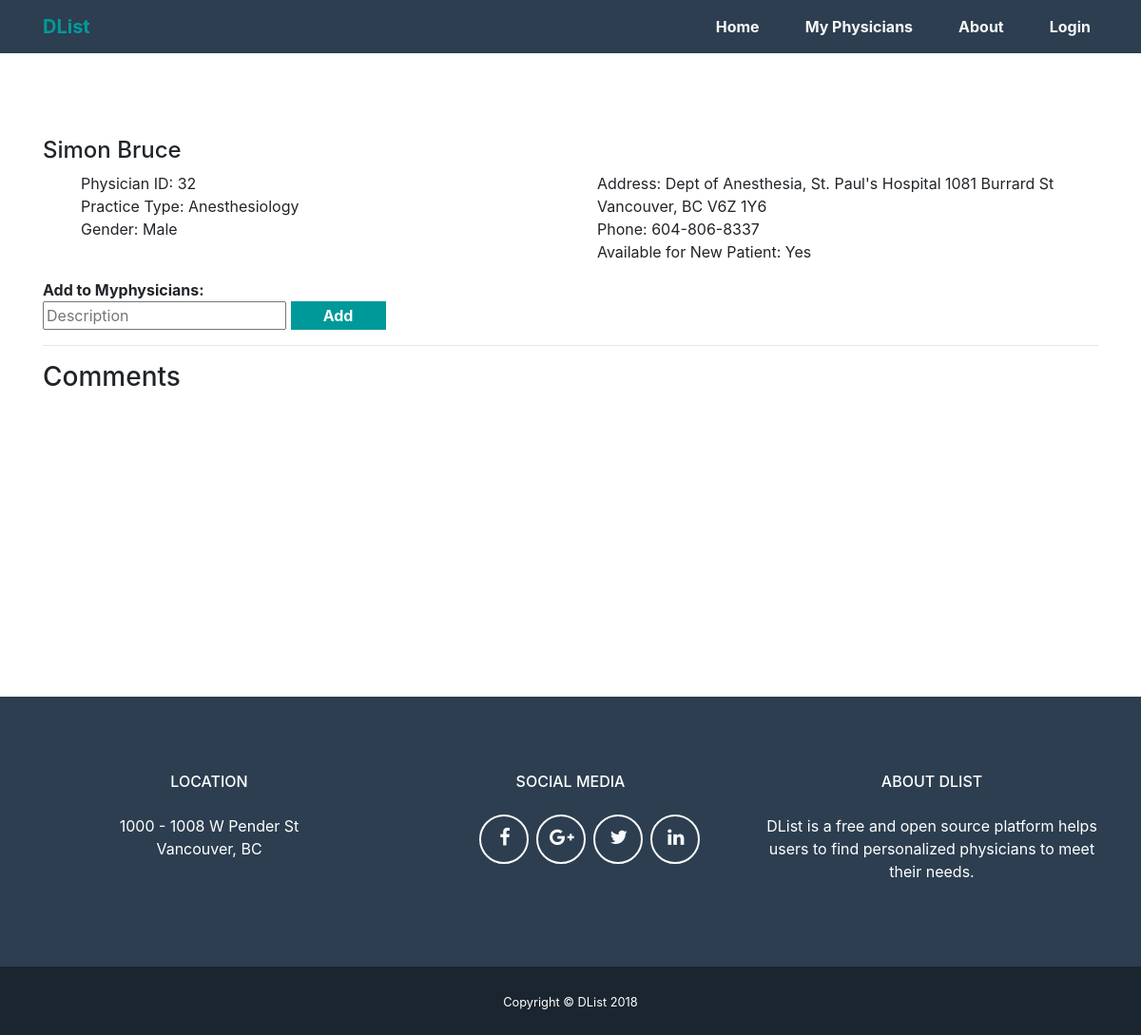
Before: /doctor_details.php?physician=32 with the older database file.
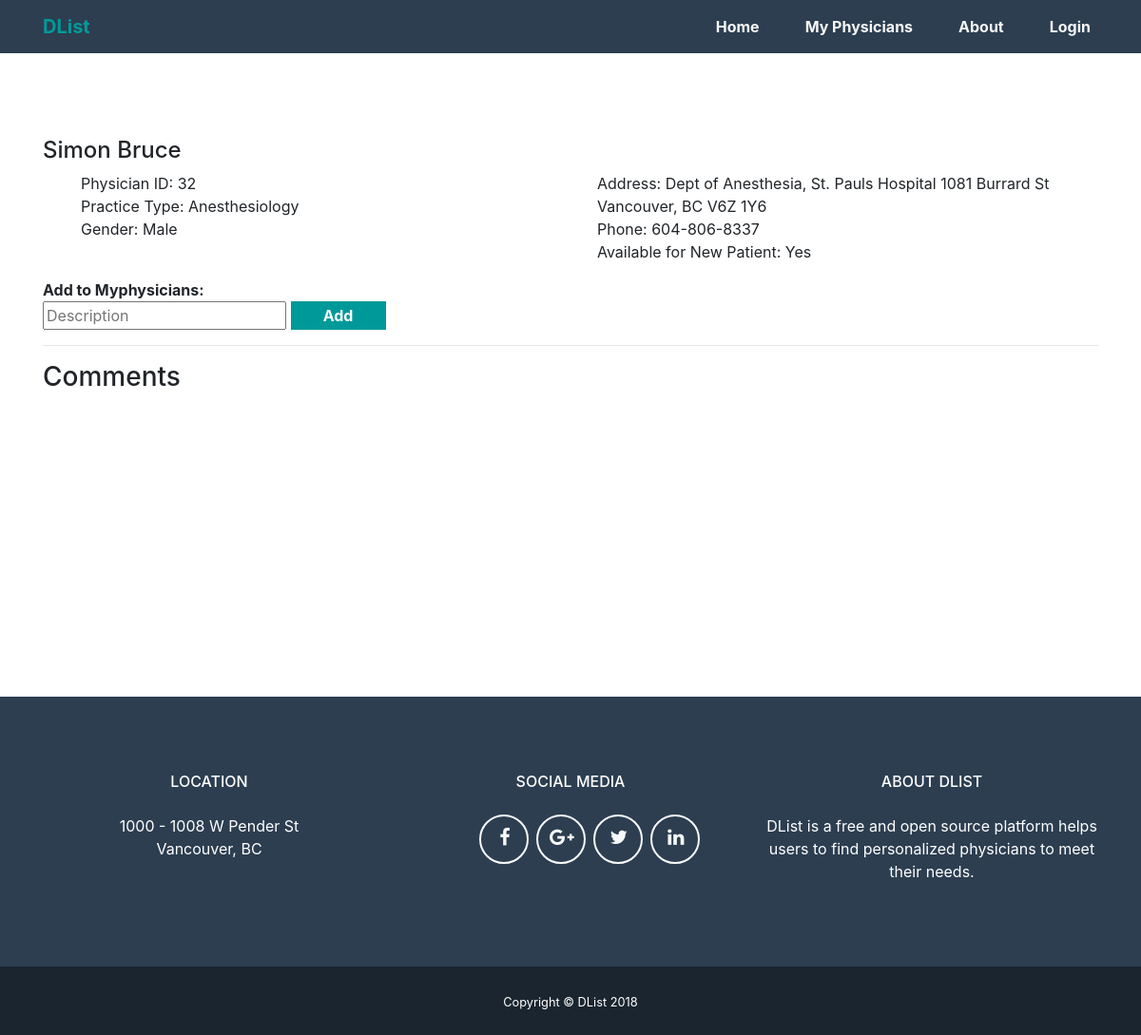
After: the same page with the newer database file.
### tables this page shows
CREATE TABLE `physicians` (
  `ID` int(11) NOT NULL,
  `firstName` varchar(30) NOT NULL,
  `lastName` varchar(30) NOT NULL,
  `type` varchar(50) NOT NULL,
  `gender` varchar(6) NOT NULL,
  `address` text NOT NULL,
  `phoneNumber` text NOT NULL,
  `availableForNewPt` varchar(3) NOT NULL
);

### includes/functions.php (called while the page is built, shortened)
<?php
    function connectToDB($dbhost, $dbuser, $dbpass, $dbname) {
        $connection = mysqli_connect($dbhost,$dbuser,$dbpass,$dbname);
       return $connection;
    }
    $db = connectToDB(DB_SERVER,DB_USER,DB_PASS,DB_Name);
    function logged_in(){
        return isset($_SESSION["email"]);
    }
    function check_exist($userEmail, $physicianID){
        global $db;
        $query = "SELECT * FROM physiciansList WHERE physicianID='$physicianID' AND userEmail='$userEmail'";
        $result = $db -> query($query);
        return mysqli_num_rows($result) > 0;
    }
?>

### public/doctor_details.php (the view, shortened to what this page needs)
<?php
require_once("../includes/functions.php");
$physicianID = $_REQUEST["physician"];
$queryString = "SELECT * FROM physicians WHERE ID = ?";
$stmt =$db->prepare($queryString);
$stmt->bind_param("i",$physicianID);
$stmt->execute();
$stmt->bind_result($ID,$firstName,$lastName,$type,$gender,$address,$phoneNumber,$availableForNewPt);
include("../includes/header.php");
echo "<section class=\"container doc_details\">";
if($stmt->fetch()){
    echo "<h4>$firstName $lastName</h4>\n";
	echo "<ul>";
    echo "<li> Physician ID: $ID</li>";
    echo "<li> Practice Type: $type</li>";
    echo "<li> Gender: $gender</li>";
    echo "<li> Address: $address</li>";
    echo "<li> Phone: $phoneNumber</li>";
    echo "<li> Available for New Patient: $availableForNewPt</li>";
    echo "</ul>";
}
if(@check_exist($_SESSION["email"],$physicianID)==false){
echo "<form action=\"myphysicians.php\" method=\"post\">\n";
echo "<b>Add to Myphysicians: </b><br>\n";
echo "<input type=\"text\" name=\"description\" placeholder=\"Description\">\n";
echo "<input type=\"submit\" name=\"add\" value=\"Add\">\n";
echo "</form>";
} else{
    echo "<h3 class=\"sign\"> This physician is alreay in your Myphisicians list </h3>";
}
$userEmail = !empty($_SESSION["email"])? $_SESSION["email"]:"";
echo"
<hr/>
<h3> Comments </h3>
<div id='comment_section'>
<span>Knowledge Rating:</span>
<ul class='list-inline'>";
echo"
</ul>
<span>Helpfulness Rating:</span>
<ul class='list-inline'>";
echo"
</ul>
<form method='post' id='comment_form'>
    <input type='hidden' name='userEmail' value='$userEmail'>
    <input type='hidden' name='physicianID' value='$physicianID'>
    <input type='hidden' name='date' value='".date('Y-m-d H:i:s')."'>
    <textarea name='comment_content'></textarea><br>
    <input type='reset' name='clear' value='Cancel'>
    <input type='submit' name='submit' id='submit' value='Comment'>
</form></div>";
echo"</section>";
include('../includes/footer.php');
?>

### includes/header.php (shortened to what this page needs)
<!doctype html>
<html lang="en">
<head>
  <link rel="stylesheet" href="https://maxcdn.bootstrapcdn.com/bootstrap/4.0.0/css/bootstrap.min.css">
    <link rel="stylesheet" href="../public/css/main.css">
    <link href="https://stackpath.bootstrapcdn.com/font-awesome/4.7.0/css/font-awesome.min.css" rel="stylesheet" type="text/css">
</head>
<body>
  <header>
    <nav class="main_nav navbar bg-dark navbar-expand-sm">
      <div class="container justify-content-sm-between">
        <div class="navbar-brand text-info d-none d-sm-inline-block logo_text"><a href="index.php">DList</a></div>
        <ul class="navbar-nav">
          <li class="nav-item">
            <a class="nav-link" href="index.php">Home</a>
          </li>
          <li class="nav-item">
            <a class="nav-link" href="myphysicians.php">My Physicians</a>
          </li>
          <li class="nav-item">
            <a class="nav-link" href="about.php">About</a>
          </li>
          <li class="nav-item">
          <?php if(logged_in()){
             echo "<a class=\"nav-link\" id=\"logInOut\" href=\"logout.php\">".htmlentities($_SESSION["firstName"])." Logout</a>";
         }else{
            echo "<a class=\"nav-link\"   id=\"logInOut\" href=\"login.php\">Login</a>";
         }
             ?>
          </li>
        </ul>
      </div>
    </nav>
  </header>

### includes/footer.php (shortened to what this page needs)
<footer class="footer text-center">
      <div class="container">
        <div class="row">
          <div class="col-md-4 mb-5 mb-lg-0">
            <h6 class="text-uppercase mb-4">Location</h6>
            <p class=" mb-0">1000 - 1008 W Pender St
              <br>Vancouver, BC</p>
          </div>
          <div class="col-md-4 mb-5 mb-lg-0">
            <h6 class="text-uppercase text-center mb-4">Social Media</h6>
            <ul class="d-flex justify-content-center mb-0">
              <li class="list-inline-item">
                <a class="btn btn-outline-light btn-social text-center rounded-circle" href="#">
                  <i class="fa fa-fw fa-facebook"></i>
                </a>
              </li>
              <li class="list-inline-item">
                <a class="btn btn-outline-light btn-social text-center rounded-circle" href="#">
                  <i class="fa fa-fw fa-google-plus"></i>
                </a>
              </li>
              <li class="list-inline-item">
                <a class="btn btn-outline-light btn-social text-center rounded-circle" href="#">
                  <i class="fa fa-fw fa-twitter"></i>
                </a>
              </li>
              <li class="list-inline-item">
                <a class="btn btn-outline-light btn-social text-center rounded-circle" href="#">
                  <i class="fa fa-fw fa-linkedin"></i>
                </a>
              </li>
            </ul>
          </div>
          <div class="col-md-4">
            <h6 class="text-uppercase mb-4">About DList</h6>
            <p class=" mb-0">DList is a free and open source platform helps users to find personalized physicians to meet their needs.</p>
          </div>
        </div>
      </div>
    </footer>
    <div class="copyright py-4 text-center text-white">
      <div class="container">
        <small>Copyright &copy; DList 2018</small>
      </div>
    </div>
</body>
</html>

### public/css/main.css (style rules this page uses)
a { color: #2c3e50; font-weight: bold; }
ul { list-style: none; columns: 2; -webkit-columns: 2; -moz-columns: 2; }
.bg-dark { background-color: #2c3e50 !important; }
.footer { padding-top: 5rem; padding-bottom: 5rem; background-color: #2c3e50; color: #fff; margin-top:20em; }
.doc_details { margin-top:5em; margin-bottom: 10em; padding-top: 0.5em; }
input[type=submit] { width: 100px; height:30px; background: #00999A; color: #fff; border: none; font-weight: bold; cursor: pointer; }
.logo_text a { color: #009a9a; font-weight: bold; }
.navbar-dark, .navbar-nav, .nav-link { color:#F7f7f7; }
.nav-link { margin-left: 2em; font-weight: bold; }
.row { padding-bottom: 0.5em; }
.copyright { background-color: #1a252f }
.btn-social { width: 3.25rem; height: 3.25rem; font-size: 1.25rem; line-height: 2rem }
.btn { border-width: 2px }

Changed rows visible on the page:
changed physicians "Simon": address "Dept of Anesthesia, St. Paul's Hospital 1081 Burrard St Vancouver, BC V6Z 1Y6" → "Dept of Anesthesia, St. Pauls Hospital 1081 Burrard St Vancouver, BC V6Z 1Y6"
